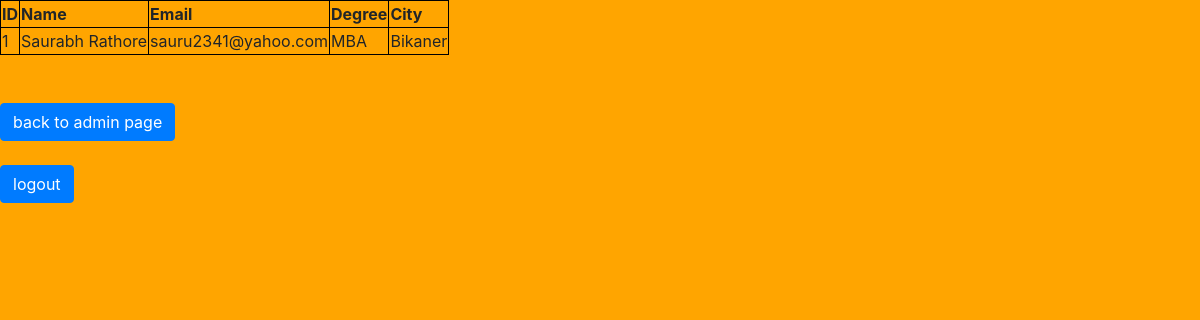
The page /all_am.php on the database its author committed.
### tables this page shows
CREATE TABLE `app_m` (
  `app_m_id` int(11) NOT NULL,
  `name` varchar(30) DEFAULT NULL,
  `email` varchar(30) DEFAULT NULL,
  `degree` varchar(20) DEFAULT NULL,
  `City` varchar(20) NOT NULL
);

### all_am.php (the view, shortened to what this page needs)
<!DOCTYPE html>
<html>
<head>
	<link rel="stylesheet" type="text/css" href="https://stackpath.bootstrapcdn.com/bootstrap/4.3.1/css/bootstrap.min.css">
</head>
<body>
<?php
		$conn = mysqli_connect("localhost","root","","dbms");
		if(!$conn)
		die("connection failed".mysqli_connect_error());
	else
	{
		$info = mysqli_query($conn,"SELECT * FROM app_m");
		if($info->num_rows>0)
		{	echo "<table> <tr> <th>ID</th> <th>Name</th>  <th>Email</th> <th>Degree</th> <th>City</th> </tr>";
			while($row = $info->fetch_assoc())
			{	echo "<tr><td>".$row["app_m_id"]."</td><td>".$row["name"]."</td><td>".$row["email"]."</td><td>".$row["degree"]."</td>
		<td>".$row["City"]."</td> </tr>"; }
		echo "</table>";
		}
	}
?>
    <br><br>
  <a href="control.php" class="btn btn-primary">back to admin page</a>
  <br><br>
  <a href="index.php" class="btn btn-primary">logout</a>

### all_am.php (style rules this page uses)
body { background-color: #FFA500 }
table, th, td { border: 1px solid black; }

### rows shown on the page
app_m: app_m_id "1", name "Saurabh Rathore", email "sauru2341@yahoo.com", degree "MBA", City "Bikaner"
